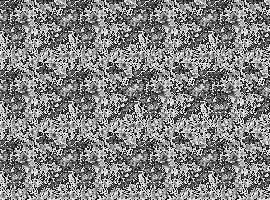

This figure's Python source:

#-------------------------------------------libraries-----------------------------------------
import PIL
import numpy as np
import matplotlib.pyplot as plt
import os
#-----------------------------------------making a pattern for stereogram -------------------------

def generate_2d_pink_noise(size=(70, 70), frequency=1.0, seed=0):
    #seed random for reproducible results and generate a random 2D array
    np.random.seed(seed)
    rand_array = np.random.rand(size[0], size[1])
    
    plt.imshow(rand_array, cmap='gray')
    plt.title("rand_array(pattern)")
    plt.show()
    
    #Group 1: calculating features from randomness using discrete fourier transform
    rand_fft = np.fft.fft2(rand_array)
    rand_shifted = np.fft.fftshift(rand_fft)
    rand_phase = np.angle(rand_shifted)
    print("Rand_Array ", rand_array.shape)
    
    #creates 2D gradients for x and y
    half_cast = (int(size[0] / 2.0), int(size[1] / 2.0))
    [x_gradient, y_gradient] = np.meshgrid(range(-half_cast[0], half_cast[0]), range(-half_cast[1], half_cast[1]))
    print("X_Gradient ", x_gradient.shape)
    
    #Group 2: initalizing inverse frequency gradients, or pink noise.
    #Think Pythagorean Theorem
    radial_gradient = np.sqrt(x_gradient**2 + y_gradient**2)
    radial_gradient[np.where(radial_gradient == 0)] = 1 #set all 0 values to 1 to avoid division by 0
    frequency_gradient = radial_gradient**frequency
    inverse_gradient = 1.0 / frequency_gradient
    
    #Group 3: mixes the randomness and inverse gradient to activate certain areas
    noise = inverse_gradient * np.exp(1j * rand_phase).transpose()
    noise_shifted = np.fft.fftshift(noise)
    noise_fft = np.fft.ifft2(noise_shifted)
    pink_noise = np.real(noise_fft)
    norm_pink_noise = (pink_noise - np.mean(pink_noise)) / np.std(pink_noise)
    
    return norm_pink_noise

#-----------------------------------making a depthmap for stereogram ----------------------------------------------
    #Function to create the circular depthmap for the autostereogram
def create_circular_depthmap(shape=(270, 270), center=None, radius=100):
    depthmap = np.zeros(shape, dtype=np.float)
    
    a = 100
    b = 170
    n = 270
    r = radius#50
    y, x = np.ogrid[-a:n-a, -b:n-b]
    
    mask = x * x + y * y <= r * r
    depthmap[mask] = 4
    
    return depthmap


#--------------------------------------making the stereogram from the pattern and depthmap------------------------------------------
#Function to create the autosterogram from the depthmap and pattern
def make_autostereogram(depthmap, pattern):
    autostereogram = np.zeros_like(depthmap, dtype=pattern.dtype)
    
    for r in np.arange(autostereogram.shape[0]):
        for c in np.arange(autostereogram.shape[1]):
            if c < pattern.shape[1]:
                autostereogram[r, c] = pattern[r % pattern.shape[0], c]
            else:
                shift = int(depthmap[r, c])
                autostereogram[r, c] = autostereogram[r, c - pattern.shape[1] + shift]
                
    return autostereogram

#-------------------------------# run codes: Create and display the depthmap----------------------------

depthmap = create_circular_depthmap(radius = 50)
plt.imshow(depthmap, cmap='gray')

plt.title("Depth Map")
plt.show()

#Generate the pink noise
pink_noise = generate_2d_pink_noise(size=(70,70))

#Create and display the autostereogram from the generated depthmap and pink noise
autostereogram = make_autostereogram(depthmap, pink_noise)
plt.imshow(autostereogram, cmap='gray')
plt.title("Autostereogram")
plt.show()

autostereogram = autostereogram[:-70, :]
rescaled = (255.0 / autostereogram.max() * (autostereogram - autostereogram.min())).astype(np.uint8)
folder_path = "output"

# Check if the folder exists, and if not, create it
if not os.path.exists(folder_path):
    os.makedirs(folder_path)

# Save the file to the folder
sv = PIL.Image.fromarray(autostereogram, mode='L')
sv.save(os.path.join(folder_path, "shift5_70patch.png"))

rescaled = (depthmap[:-100, 100:]).astype(np.uint8)
sv = PIL.Image.fromarray(rescaled, mode='L')
sv.save("output/depthmap.png")

inv = np.invert(rescaled, dtype=np.uint8)
sv = PIL.Image.fromarray(inv)
sv.save("output/inverted_dm.png")